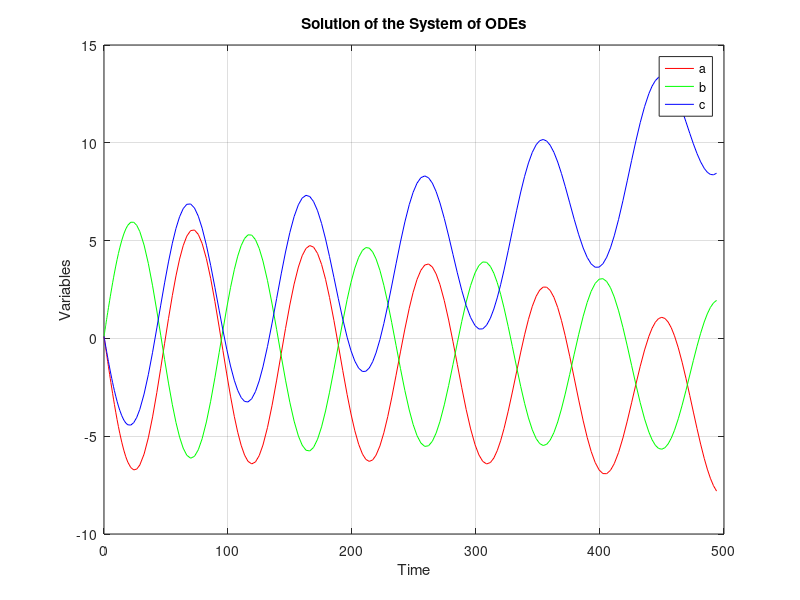

The MATLAB source for this figure:
function bad_seed_ode_test()
    % Define the system of ODEs
    % Working with 
    % degen eigenvalue direction (they collapse)

% Parameters producing results for old version of SINDy
%     pickle_path = "plume_videos/July_20/video_low_2/gauss_time_blur/gauss_blur_coeff.pkl"
% 
%     with open(pickle_path, 'rb') as f:
%         loaded_arrays = pickle.load(f)
%     
%     # Params
%     time_series = loaded_arrays["mean"]
%     window_length = 5
%     ensem_thresh = 0.1
%     ensem_alpha=1e-3
%     ensem_max_iter=200
%     poly_degree=2
%     ensem_num_models=20
%     ensem_time_points = int(len(time_series)*0.6) # ensem_time_points = 100
%     seed =1
%     
    stab_eps = 0.00;
    function dydt = odefun(t, y)
        a = y(1);
        b = y(2);
        c = y(3);
%          dydt = [
%              -1.379*a - 2.139*b - (0.793)*c + 0.609*a^2 + 0.616*a*b - 0.543*b^2 - 0.814*b*c - 0.246*c^2-stab_eps*a^3;
%               1.334*a + 2.058*b + 0.763*c - 0.559*a^2 - 0.544*a*b + 0.533*b^2 + 0.765*b*c + 0.231*c^2-stab_eps*b^3;
%              -1.193*a - 1.827*b - 0.676*c + 0.023*a^2 - 0.473*a*b - 0.773*b^2 - 0.290*b*c-stab_eps*c^3;
%          ];
        dydt = [
            -1.379*a - 2.139*b - 0.793*c - stab_eps*a^3;
            1.334*a + 2.058*b + 0.763*c - stab_eps*b^3;
           -1.193*a - 1.827*b - 0.676*c - stab_eps*c^3;
        ];
    end

    % Define the time span
    tspan = [0 494];

    % Define the initial conditions
%      y0 = [0.70361549 -0.77091281 0.87890854];
     y0 = [0.1 0.1 0.1];

    % Solve the system of ODEs using ode45
    [t, y] = ode45(@odefun, tspan, y0);

    % Plot the solutions
    figure;
    plot(t, y(:, 1), 'r', t, y(:, 2), 'g', t, y(:, 3), 'b');
    xlabel('Time');
    ylabel('Variables');
    legend('a', 'b', 'c');
    title('Solution of the System of ODEs');
    grid on;
end